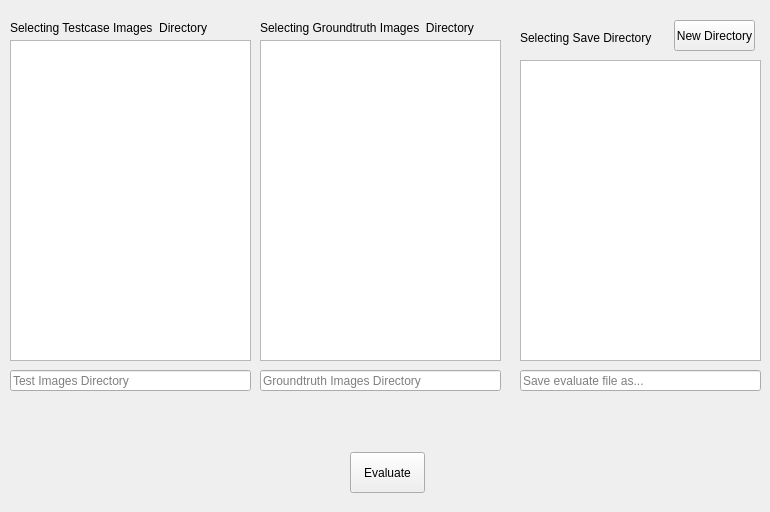
<?xml version="1.0" encoding="UTF-8"?>
<ui version="4.0">
 <class>task_Evaluate</class>
 <widget class="QWidget" name="task_Evaluate">
  <property name="geometry">
   <rect>
    <x>0</x>
    <y>0</y>
    <width>770</width>
    <height>512</height>
   </rect>
  </property>
  <property name="windowTitle">
   <string>Form</string>
  </property>
  <widget class="QTreeView" name="dirTreeTestcase">
   <property name="geometry">
    <rect>
     <x>10</x>
     <y>40</y>
     <width>241</width>
     <height>321</height>
    </rect>
   </property>
  </widget>
  <widget class="QTreeView" name="dirTreeGT">
   <property name="geometry">
    <rect>
     <x>260</x>
     <y>40</y>
     <width>241</width>
     <height>321</height>
    </rect>
   </property>
  </widget>
  <widget class="QTreeView" name="dirTreeResult">
   <property name="geometry">
    <rect>
     <x>520</x>
     <y>60</y>
     <width>241</width>
     <height>301</height>
    </rect>
   </property>
  </widget>
  <widget class="QPushButton" name="btnEval">
   <property name="geometry">
    <rect>
     <x>350</x>
     <y>452</y>
     <width>75</width>
     <height>41</height>
    </rect>
   </property>
   <property name="text">
    <string>Evaluate</string>
   </property>
  </widget>
  <widget class="QLineEdit" name="txtTestPath">
   <property name="geometry">
    <rect>
     <x>10</x>
     <y>370</y>
     <width>241</width>
     <height>21</height>
    </rect>
   </property>
   <property name="readOnly">
    <bool>true</bool>
   </property>
   <property name="placeholderText">
    <string>Test Images Directory</string>
   </property>
  </widget>
  <widget class="QLineEdit" name="txtGTPath">
   <property name="geometry">
    <rect>
     <x>260</x>
     <y>370</y>
     <width>241</width>
     <height>21</height>
    </rect>
   </property>
   <property name="readOnly">
    <bool>true</bool>
   </property>
   <property name="placeholderText">
    <string>Groundtruth Images Directory</string>
   </property>
  </widget>
  <widget class="QLineEdit" name="txtResultPath">
   <property name="geometry">
    <rect>
     <x>520</x>
     <y>370</y>
     <width>241</width>
     <height>21</height>
    </rect>
   </property>
   <property name="text">
    <string/>
   </property>
   <property name="readOnly">
    <bool>true</bool>
   </property>
   <property name="placeholderText">
    <string>Save evaluate file as...</string>
   </property>
  </widget>
  <widget class="QLabel" name="label">
   <property name="geometry">
    <rect>
     <x>10</x>
     <y>20</y>
     <width>241</width>
     <height>16</height>
    </rect>
   </property>
   <property name="text">
    <string>Selecting Testcase Images  Directory</string>
   </property>
  </widget>
  <widget class="QLabel" name="label_2">
   <property name="geometry">
    <rect>
     <x>260</x>
     <y>20</y>
     <width>241</width>
     <height>16</height>
    </rect>
   </property>
   <property name="text">
    <string>Selecting Groundtruth Images  Directory</string>
   </property>
  </widget>
  <widget class="QLabel" name="label_3">
   <property name="geometry">
    <rect>
     <x>520</x>
     <y>30</y>
     <width>141</width>
     <height>16</height>
    </rect>
   </property>
   <property name="text">
    <string>Selecting Save Directory</string>
   </property>
  </widget>
  <widget class="QPushButton" name="btnNewDir">
   <property name="geometry">
    <rect>
     <x>674</x>
     <y>20</y>
     <width>81</width>
     <height>31</height>
    </rect>
   </property>
   <property name="text">
    <string>New Directory</string>
   </property>
  </widget>
 </widget>
 <resources/>
 <connections/>
</ui>
